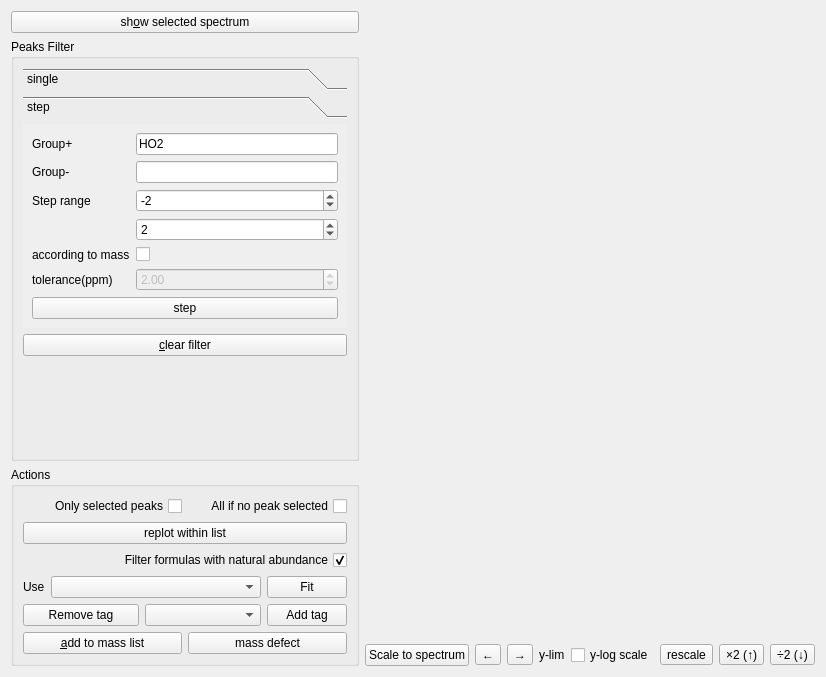
<?xml version="1.0" encoding="UTF-8"?>
<ui version="4.0">
 <class>Form</class>
 <widget class="QWidget" name="Form">
  <property name="geometry">
   <rect>
    <x>0</x>
    <y>0</y>
    <width>826</width>
    <height>677</height>
   </rect>
  </property>
  <property name="windowTitle">
   <string>Form</string>
  </property>
  <layout class="QHBoxLayout" name="horizontalLayout">
   <item>
    <layout class="QVBoxLayout" name="verticalLayout">
     <item>
      <widget class="QPushButton" name="showSelectedPushButton">
       <property name="toolTip">
        <string>Alt+O</string>
       </property>
       <property name="text">
        <string>sh&amp;ow selected spectrum</string>
       </property>
       <property name="shortcut">
        <string>Alt+O</string>
       </property>
      </widget>
     </item>
     <item>
      <widget class="QGroupBox" name="groupBox">
       <property name="title">
        <string>Peaks Filter</string>
       </property>
       <layout class="QVBoxLayout" name="verticalLayout_3">
        <item>
         <widget class="QToolBox" name="toolBox">
          <property name="currentIndex">
           <number>1</number>
          </property>
          <widget class="QWidget" name="singlePage">
           <property name="geometry">
            <rect>
             <x>0</x>
             <y>0</y>
             <width>303</width>
             <height>236</height>
            </rect>
           </property>
           <attribute name="label">
            <string>single</string>
           </attribute>
           <layout class="QGridLayout" name="gridLayout">
            <property name="horizontalSpacing">
             <number>3</number>
            </property>
            <item row="0" column="2">
             <widget class="QToolButton" name="filterSelectYToolButton">
              <property name="text">
               <string>Y</string>
              </property>
             </widget>
            </item>
            <item row="0" column="3">
             <widget class="QToolButton" name="filterSelectNToolButton">
              <property name="text">
               <string>N</string>
              </property>
             </widget>
            </item>
            <item row="1" column="2">
             <widget class="QToolButton" name="filterFormulaYToolButton">
              <property name="text">
               <string>Y</string>
              </property>
             </widget>
            </item>
            <item row="1" column="3">
             <widget class="QToolButton" name="filterFormulaNToolButton">
              <property name="text">
               <string>N</string>
              </property>
             </widget>
            </item>
            <item row="2" column="0" colspan="2">
             <widget class="QLabel" name="label_8">
              <property name="text">
               <string>Stable isotope</string>
              </property>
             </widget>
            </item>
            <item row="2" column="2">
             <widget class="QToolButton" name="filterStableIsotopeYToolButton">
              <property name="text">
               <string>Y</string>
              </property>
             </widget>
            </item>
            <item row="2" column="3">
             <widget class="QToolButton" name="filterStableIsotopeNToolButton">
              <property name="text">
               <string>N</string>
              </property>
             </widget>
            </item>
            <item row="3" column="0">
             <widget class="QLabel" name="label_5">
              <property name="text">
               <string>Tag</string>
              </property>
             </widget>
            </item>
            <item row="3" column="1">
             <widget class="QComboBox" name="filterTagComboBox">
              <property name="focusPolicy">
               <enum>Qt::StrongFocus</enum>
              </property>
             </widget>
            </item>
            <item row="3" column="2">
             <widget class="QToolButton" name="filterTagYToolButton">
              <property name="text">
               <string>Y</string>
              </property>
             </widget>
            </item>
            <item row="3" column="3">
             <widget class="QToolButton" name="filterTagNToolButton">
              <property name="text">
               <string>N</string>
              </property>
             </widget>
            </item>
            <item row="4" column="0">
             <widget class="QLabel" name="label_6">
              <property name="text">
               <string>less than</string>
              </property>
             </widget>
            </item>
            <item row="4" column="3">
             <widget class="QToolButton" name="filterIntensityMaxToolButton">
              <property name="text">
               <string>Y</string>
              </property>
             </widget>
            </item>
            <item row="5" column="0">
             <widget class="QLabel" name="label_7">
              <property name="text">
               <string>larger than</string>
              </property>
             </widget>
            </item>
            <item row="5" column="3">
             <widget class="QToolButton" name="filterIntensityMinToolButton">
              <property name="text">
               <string>Y</string>
              </property>
             </widget>
            </item>
            <item row="6" column="0">
             <widget class="QLabel" name="label_9">
              <property name="text">
               <string>Mass defect</string>
              </property>
             </widget>
            </item>
            <item row="6" column="1">
             <widget class="QDoubleSpinBox" name="filterMassDefectMinDoubleSpinBox">
              <property name="sizePolicy">
               <sizepolicy hsizetype="Preferred" vsizetype="Fixed">
                <horstretch>0</horstretch>
                <verstretch>0</verstretch>
               </sizepolicy>
              </property>
              <property name="focusPolicy">
               <enum>Qt::StrongFocus</enum>
              </property>
              <property name="decimals">
               <number>3</number>
              </property>
              <property name="minimum">
               <double>-0.500000000000000</double>
              </property>
              <property name="maximum">
               <double>0.500000000000000</double>
              </property>
              <property name="singleStep">
               <double>0.100000000000000</double>
              </property>
              <property name="value">
               <double>-0.500000000000000</double>
              </property>
             </widget>
            </item>
            <item row="6" column="2">
             <widget class="QDoubleSpinBox" name="filterMassDefectMaxDoubleSpinBox">
              <property name="focusPolicy">
               <enum>Qt::StrongFocus</enum>
              </property>
              <property name="decimals">
               <number>3</number>
              </property>
              <property name="minimum">
               <double>-0.500000000000000</double>
              </property>
              <property name="maximum">
               <double>0.500000000000000</double>
              </property>
              <property name="singleStep">
               <double>0.100000000000000</double>
              </property>
              <property name="value">
               <double>0.500000000000000</double>
              </property>
             </widget>
            </item>
            <item row="6" column="3">
             <widget class="QToolButton" name="filterMassDefectToolButton">
              <property name="text">
               <string>Y</string>
              </property>
             </widget>
            </item>
            <item row="7" column="0">
             <widget class="QLabel" name="label_10">
              <property name="text">
               <string>Has group</string>
              </property>
             </widget>
            </item>
            <item row="7" column="1">
             <widget class="QLineEdit" name="filterGroupLineEdit">
              <property name="text">
               <string>NO3-</string>
              </property>
             </widget>
            </item>
            <item row="7" column="2">
             <widget class="QToolButton" name="filterGroupYToolButton">
              <property name="text">
               <string>Y</string>
              </property>
             </widget>
            </item>
            <item row="7" column="3">
             <widget class="QToolButton" name="filterGroupNToolButton">
              <property name="text">
               <string>N</string>
              </property>
             </widget>
            </item>
            <item row="5" column="1" colspan="2">
             <widget class="QDoubleSpinBox" name="filterIntensityMinDoubleSpinBox">
              <property name="sizePolicy">
               <sizepolicy hsizetype="Preferred" vsizetype="Fixed">
                <horstretch>0</horstretch>
                <verstretch>0</verstretch>
               </sizepolicy>
              </property>
              <property name="focusPolicy">
               <enum>Qt::StrongFocus</enum>
              </property>
              <property name="decimals">
               <number>1</number>
              </property>
              <property name="maximum">
               <double>1000000000000.000000000000000</double>
              </property>
              <property name="value">
               <double>10000.000000000000000</double>
              </property>
             </widget>
            </item>
            <item row="4" column="1" colspan="2">
             <widget class="QDoubleSpinBox" name="filterIntensityMaxDoubleSpinBox">
              <property name="sizePolicy">
               <sizepolicy hsizetype="Preferred" vsizetype="Fixed">
                <horstretch>0</horstretch>
                <verstretch>0</verstretch>
               </sizepolicy>
              </property>
              <property name="focusPolicy">
               <enum>Qt::StrongFocus</enum>
              </property>
              <property name="decimals">
               <number>1</number>
              </property>
              <property name="maximum">
               <double>1000000000000.000000000000000</double>
              </property>
              <property name="value">
               <double>100.000000000000000</double>
              </property>
             </widget>
            </item>
            <item row="0" column="0" colspan="2">
             <widget class="QLabel" name="label_3">
              <property name="text">
               <string>Selected</string>
              </property>
             </widget>
            </item>
            <item row="1" column="0" colspan="2">
             <widget class="QLabel" name="label_4">
              <property name="text">
               <string>Formula</string>
              </property>
             </widget>
            </item>
           </layout>
          </widget>
          <widget class="QWidget" name="stepPage">
           <property name="geometry">
            <rect>
             <x>0</x>
             <y>-88</y>
             <width>286</width>
             <height>200</height>
            </rect>
           </property>
           <attribute name="label">
            <string>step</string>
           </attribute>
           <layout class="QFormLayout" name="formLayout">
            <item row="0" column="0">
             <widget class="QLabel" name="label_11">
              <property name="text">
               <string>Group+</string>
              </property>
             </widget>
            </item>
            <item row="0" column="1">
             <widget class="QLineEdit" name="stepPlusLineEdit">
              <property name="text">
               <string>HO2</string>
              </property>
             </widget>
            </item>
            <item row="3" column="0">
             <widget class="QLabel" name="label_13">
              <property name="text">
               <string>Step range</string>
              </property>
             </widget>
            </item>
            <item row="3" column="1">
             <widget class="QSpinBox" name="stepMinSpinBox">
              <property name="sizePolicy">
               <sizepolicy hsizetype="Preferred" vsizetype="Fixed">
                <horstretch>0</horstretch>
                <verstretch>0</verstretch>
               </sizepolicy>
              </property>
              <property name="focusPolicy">
               <enum>Qt::StrongFocus</enum>
              </property>
              <property name="minimum">
               <number>-99</number>
              </property>
              <property name="maximum">
               <number>99</number>
              </property>
              <property name="value">
               <number>-2</number>
              </property>
             </widget>
            </item>
            <item row="4" column="1">
             <widget class="QSpinBox" name="stepMaxSpinBox">
              <property name="sizePolicy">
               <sizepolicy hsizetype="Preferred" vsizetype="Fixed">
                <horstretch>0</horstretch>
                <verstretch>0</verstretch>
               </sizepolicy>
              </property>
              <property name="focusPolicy">
               <enum>Qt::StrongFocus</enum>
              </property>
              <property name="minimum">
               <number>-99</number>
              </property>
              <property name="maximum">
               <number>99</number>
              </property>
              <property name="value">
               <number>2</number>
              </property>
             </widget>
            </item>
            <item row="6" column="1">
             <widget class="QDoubleSpinBox" name="stepRtolDoubleSpinBox">
              <property name="enabled">
               <bool>false</bool>
              </property>
              <property name="value">
               <double>2.000000000000000</double>
              </property>
             </widget>
            </item>
            <item row="1" column="0">
             <widget class="QLabel" name="label_12">
              <property name="text">
               <string>Group-</string>
              </property>
             </widget>
            </item>
            <item row="1" column="1">
             <widget class="QLineEdit" name="stepMinusLineEdit"/>
            </item>
            <item row="6" column="0">
             <widget class="QLabel" name="label_14">
              <property name="toolTip">
               <string>With &quot;step accord to mass&quot;, a stepped mass is matched to an existing peak if within this ±ppm.</string>
              </property>
              <property name="text">
               <string>tolerance(ppm)</string>
              </property>
             </widget>
            </item>
            <item row="5" column="1">
             <widget class="QCheckBox" name="stepAccordToMassCheckBox">
              <property name="toolTip">
               <string>step according to mass instead of formula</string>
              </property>
              <property name="text">
               <string/>
              </property>
             </widget>
            </item>
            <item row="5" column="0">
             <widget class="QLabel" name="label_15">
              <property name="toolTip">
               <string>according to mass instead of only formula</string>
              </property>
              <property name="text">
               <string>according to mass</string>
              </property>
             </widget>
            </item>
            <item row="7" column="0" colspan="2">
             <widget class="QPushButton" name="stepPushButton">
              <property name="text">
               <string>step</string>
              </property>
             </widget>
            </item>
           </layout>
          </widget>
         </widget>
        </item>
        <item>
         <widget class="QPushButton" name="filterClearPushButton">
          <property name="toolTip">
           <string>Alt+C</string>
          </property>
          <property name="text">
           <string>&amp;clear filter</string>
          </property>
          <property name="shortcut">
           <string>Alt+C</string>
          </property>
         </widget>
        </item>
        <item>
         <spacer name="verticalSpacer">
          <property name="orientation">
           <enum>Qt::Vertical</enum>
          </property>
          <property name="sizeHint" stdset="0">
           <size>
            <width>20</width>
            <height>40</height>
           </size>
          </property>
         </spacer>
        </item>
       </layout>
      </widget>
     </item>
     <item>
      <widget class="QGroupBox" name="groupBox_2">
       <property name="title">
        <string>Actions</string>
       </property>
       <layout class="QVBoxLayout" name="verticalLayout_4">
        <item>
         <layout class="QHBoxLayout" name="horizontalLayout_5">
          <item>
           <widget class="QCheckBox" name="onlySelectedCheckBox">
            <property name="toolTip">
             <string>Apply the following actions to the selected peaks only.</string>
            </property>
            <property name="layoutDirection">
             <enum>Qt::RightToLeft</enum>
            </property>
            <property name="text">
             <string>Only selected peaks</string>
            </property>
           </widget>
          </item>
          <item>
           <widget class="QCheckBox" name="checkBox">
            <property name="toolTip">
             <string>If no peak is selected, the action is applied to all displayed peaks.</string>
            </property>
            <property name="layoutDirection">
             <enum>Qt::RightToLeft</enum>
            </property>
            <property name="text">
             <string>All if no peak selected</string>
            </property>
           </widget>
          </item>
         </layout>
        </item>
        <item>
         <widget class="QPushButton" name="replotPushButton">
          <property name="text">
           <string>replot within list</string>
          </property>
         </widget>
        </item>
        <item>
         <widget class="QCheckBox" name="calcDistributionCheckBox">
          <property name="toolTip">
           <string>If checked, isotope peaks that do not match the natural distribution will be removed after fitting.</string>
          </property>
          <property name="layoutDirection">
           <enum>Qt::RightToLeft</enum>
          </property>
          <property name="text">
           <string>Filter formulas with natural abundance</string>
          </property>
          <property name="checked">
           <bool>true</bool>
          </property>
         </widget>
        </item>
        <item>
         <layout class="QHBoxLayout" name="horizontalLayout_3">
          <item>
           <widget class="QLabel" name="label">
            <property name="sizePolicy">
             <sizepolicy hsizetype="Maximum" vsizetype="Preferred">
              <horstretch>0</horstretch>
              <verstretch>0</verstretch>
             </sizepolicy>
            </property>
            <property name="text">
             <string>Use</string>
            </property>
           </widget>
          </item>
          <item>
           <widget class="QComboBox" name="fitComboBox"/>
          </item>
          <item>
           <widget class="QPushButton" name="fitPushButton">
            <property name="sizePolicy">
             <sizepolicy hsizetype="Maximum" vsizetype="Fixed">
              <horstretch>0</horstretch>
              <verstretch>0</verstretch>
             </sizepolicy>
            </property>
            <property name="text">
             <string>Fit</string>
            </property>
           </widget>
          </item>
         </layout>
        </item>
        <item>
         <layout class="QHBoxLayout" name="horizontalLayout_4">
          <item>
           <widget class="QPushButton" name="actionRmTagPushButton">
            <property name="toolTip">
             <string>Alt+R</string>
            </property>
            <property name="text">
             <string>Remove tag</string>
            </property>
            <property name="shortcut">
             <string>Alt+R</string>
            </property>
           </widget>
          </item>
          <item>
           <widget class="QComboBox" name="addTagComboBox"/>
          </item>
          <item>
           <widget class="QPushButton" name="addTagPushButton">
            <property name="sizePolicy">
             <sizepolicy hsizetype="Maximum" vsizetype="Fixed">
              <horstretch>0</horstretch>
              <verstretch>0</verstretch>
             </sizepolicy>
            </property>
            <property name="text">
             <string>Add tag</string>
            </property>
           </widget>
          </item>
         </layout>
        </item>
        <item>
         <layout class="QHBoxLayout" name="horizontalLayout_6">
          <item>
           <widget class="QPushButton" name="actionAddToMassListPushButton">
            <property name="toolTip">
             <string>Alt+A</string>
            </property>
            <property name="text">
             <string>&amp;add to mass list</string>
            </property>
            <property name="shortcut">
             <string>Alt+A</string>
            </property>
           </widget>
          </item>
          <item>
           <widget class="QPushButton" name="actionMassDefectPushButton">
            <property name="toolTip">
             <string>Plot the mass defect of the peaks currently shown.</string>
            </property>
            <property name="text">
             <string>mass defect</string>
            </property>
           </widget>
          </item>
         </layout>
        </item>
       </layout>
      </widget>
     </item>
    </layout>
   </item>
   <item>
    <layout class="QVBoxLayout" name="verticalLayout_2">
     <item>
      <widget class="QWidget" name="widget" native="true">
       <property name="sizePolicy">
        <sizepolicy hsizetype="Expanding" vsizetype="Expanding">
         <horstretch>0</horstretch>
         <verstretch>0</verstretch>
        </sizepolicy>
       </property>
      </widget>
     </item>
     <item>
      <layout class="QHBoxLayout" name="horizontalLayout_2">
       <item>
        <widget class="QPushButton" name="scaleToSpectrumPushButton">
         <property name="text">
          <string>Scale to spectrum</string>
         </property>
        </widget>
       </item>
       <item>
        <widget class="QToolButton" name="leftToolButton">
         <property name="text">
          <string>←</string>
         </property>
         <property name="shortcut">
          <string>Left</string>
         </property>
        </widget>
       </item>
       <item>
        <widget class="QToolButton" name="rightToolButton">
         <property name="text">
          <string>→</string>
         </property>
         <property name="shortcut">
          <string>Right</string>
         </property>
        </widget>
       </item>
       <item>
        <widget class="QLabel" name="label_2">
         <property name="text">
          <string>y-lim</string>
         </property>
        </widget>
       </item>
       <item>
        <widget class="QCheckBox" name="yLogcheckBox">
         <property name="text">
          <string>y-log scale</string>
         </property>
        </widget>
       </item>
       <item>
        <widget class="QToolButton" name="rescaleToolButton">
         <property name="text">
          <string>rescale</string>
         </property>
        </widget>
       </item>
       <item>
        <widget class="QToolButton" name="yLimDoubleToolButton">
         <property name="text">
          <string>×2 (↑)</string>
         </property>
         <property name="shortcut">
          <string>Up</string>
         </property>
        </widget>
       </item>
       <item>
        <widget class="QToolButton" name="yLimHalfToolButton">
         <property name="text">
          <string>÷2 (↓)</string>
         </property>
         <property name="shortcut">
          <string>Down</string>
         </property>
        </widget>
       </item>
      </layout>
     </item>
    </layout>
   </item>
  </layout>
 </widget>
 <resources/>
 <connections/>
</ui>
